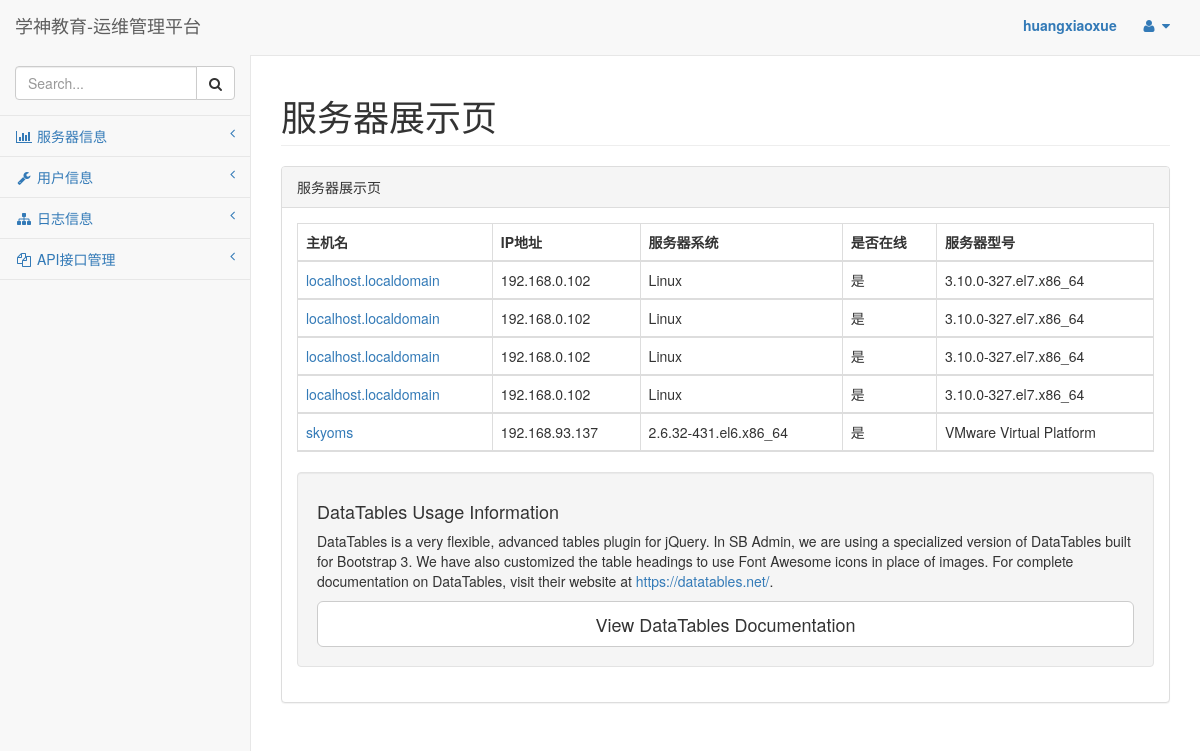
The page /service/list/ (signed in) on the database its author committed.
### Service/models.py (models this page shows)
class Service(models.Model):
    host = models.CharField(max_length=32,verbose_name="主机名称")
    ip = models.CharField(max_length=32,verbose_name="主机ip")
    mac = models.CharField(max_length=32,verbose_name="mac")
    cpu = models.CharField(max_length=32,verbose_name="cpu")
    mem = models.CharField(max_length=32,verbose_name="内存")
    disk = models.CharField(max_length=32,verbose_name="磁盘")
    system = models.CharField(max_length=32,verbose_name="系统")
    model = models.CharField(max_length=32,verbose_name="服务器型号")

### GodWork/views.py (the view)
    def inner(request, *args, **kwargs):
        try:
            username = request.session["username"]  # 尝试获取session
            return func(request)  # index(request) 如果获取到执行被装饰函数
        except KeyError as e:  # 否则返回404页面
            if repr(e) == "KeyError('username',)":
                err = "当前用户未登录请登录"
            else:
                err = str(e)
            url = "/404/" + err
            return HttpResponseRedirect(url)

### GodWork/views.py (called while the page is built)
def login_valid(func):  # 这是一个装饰器的函数，外层的函数是用来接收被装饰函数的的
    def inner(request, *args, **kwargs):
        try:
            username = request.session["username"]  # 尝试获取session
            return func(request)  # index(request) 如果获取到执行被装饰函数
        except KeyError as e:  # 否则返回404页面
            if repr(e) == "KeyError('username',)":
                err = "当前用户未登录请登录"
            else:
                err = str(e)
            url = "/404/" + err
            return HttpResponseRedirect(url)
    return inner

### Service/views.py (called while the page is built)
@login_valid
def list(request):
    statue = "服务器展示页"
    table_list = Service.objects.all()
    return render_to_response("list.html", locals())

### template/list.html (shortened to what this page needs)
{% extends "base.html" %}
{% block 'content' %}
      <div class="row">
                <div class="col-lg-12">
                    <div class="panel panel-default">
                        <div class="panel-heading">
                            服务器展示页
                        </div>
                        <div class="panel-body">
                            <table width="100%" class="table table-striped table-bordered table-hover" id="dataTables-example">
                                <thead>
                                            <tr>
                                                <th>主机名</th>
                                                <th>IP地址</th>
                                                <th>服务器系统</th>
                                                <th>是否在线</th>
                                                <th>服务器型号</th>
                                            </tr>
                                        {% for line in table_list %}
                                            <tr>
                                                <td>
                                                    <a href="/service/content/{{ line.id }}">
                                                    {{ line.host }}
                                                    </a>
                                                </td>
                                                <td>{{ line.ip }}</td>
                                                <td>{{ line.system }}</td>
                                                <td>是</td>
                                                <td>{{ line.model }}</td>
                                            </tr>
                                        {% endfor %}
                                </thead>
                            </table>
                            <div class="well">
                                <h4>DataTables Usage Information</h4>
                                <p>DataTables is a very flexible, advanced tables plugin for jQuery. In SB Admin, we are using a specialized version of DataTables built for Bootstrap 3. We have also customized the table headings to use Font Awesome icons in place of images. For complete documentation on DataTables, visit their website at <a target="_blank" href="https://datatables.net/">https://datatables.net/</a>.</p>
                                <a class="btn btn-default btn-lg btn-block" target="_blank" href="https://datatables.net/">View DataTables Documentation</a>
                            </div>
                        </div>
                    </div>
                </div>
            </div>
{% endblock %}

### rows shown on the page
Service: host "localhost.localdomain", ip "192.168.0.102", system "Linux", model "3.10.0-327.el7.x86_64"
Service: host "localhost.localdomain", ip "192.168.0.102", system "Linux", model "3.10.0-327.el7.x86_64"
Service: host "localhost.localdomain", ip "192.168.0.102", system "Linux", model "3.10.0-327.el7.x86_64"
Service: host "localhost.localdomain", ip "192.168.0.102", system "Linux", model "3.10.0-327.el7.x86_64"
Service: host "skyoms", ip "192.168.93.137", system "2.6.32-431.el6.x86_64", model "VMware Virtual Platform"

### other values the page prints
{{ request.session.username }} "huangxiaoxue"
{{ statue }} "服务器展示页"
